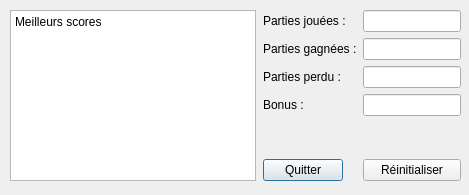
<?xml version="1.0" encoding="UTF-8"?>
<ui version="4.0">
 <class>windowstatistics</class>
 <widget class="QDialog" name="windowstatistics">
  <property name="geometry">
   <rect>
    <x>0</x>
    <y>0</y>
    <width>469</width>
    <height>195</height>
   </rect>
  </property>
  <property name="windowTitle">
   <string>stat</string>
  </property>
  <widget class="QWidget" name="horizontalLayoutWidget">
   <property name="geometry">
    <rect>
     <x>10</x>
     <y>10</y>
     <width>451</width>
     <height>171</height>
    </rect>
   </property>
   <layout class="QHBoxLayout" name="horizontalLayout_1">
    <item>
     <widget class="QPlainTextEdit" name="affichage_1">
      <property name="readOnly">
       <bool>true</bool>
      </property>
      <property name="plainText">
       <string>Meilleurs scores</string>
      </property>
     </widget>
    </item>
    <item>
     <spacer name="horizontalSpacer">
      <property name="orientation">
       <enum>Qt::Horizontal</enum>
      </property>
      <property name="sizeHint" stdset="0">
       <size>
        <width>10</width>
        <height>10</height>
       </size>
      </property>
     </spacer>
    </item>
    <item>
     <layout class="QFormLayout" name="formLayout_1">
      <property name="fieldGrowthPolicy">
       <enum>QFormLayout::AllNonFixedFieldsGrow</enum>
      </property>
      <item row="0" column="0">
       <layout class="QVBoxLayout" name="verticalLayout_1">
        <item>
         <widget class="QLabel" name="label_1">
          <property name="text">
           <string>Parties jouées :</string>
          </property>
          <property name="alignment">
           <set>Qt::AlignLeading|Qt::AlignLeft|Qt::AlignVCenter</set>
          </property>
         </widget>
        </item>
        <item>
         <widget class="QLabel" name="label_2">
          <property name="text">
           <string>Parties gagnées :</string>
          </property>
          <property name="alignment">
           <set>Qt::AlignLeading|Qt::AlignLeft|Qt::AlignVCenter</set>
          </property>
         </widget>
        </item>
        <item>
         <widget class="QLabel" name="label_3">
          <property name="text">
           <string>Parties perdu :</string>
          </property>
          <property name="alignment">
           <set>Qt::AlignLeading|Qt::AlignLeft|Qt::AlignVCenter</set>
          </property>
         </widget>
        </item>
        <item>
         <widget class="QLabel" name="label_4">
          <property name="text">
           <string>Bonus :</string>
          </property>
          <property name="alignment">
           <set>Qt::AlignLeading|Qt::AlignLeft|Qt::AlignVCenter</set>
          </property>
         </widget>
        </item>
       </layout>
      </item>
      <item row="0" column="1">
       <layout class="QVBoxLayout" name="verticalLayout_2">
        <item>
         <widget class="QLineEdit" name="lineEdit_3">
          <property name="readOnly">
           <bool>true</bool>
          </property>
         </widget>
        </item>
        <item>
         <widget class="QLineEdit" name="lineEdit_1">
          <property name="readOnly">
           <bool>true</bool>
          </property>
         </widget>
        </item>
        <item>
         <widget class="QLineEdit" name="lineEdit_4">
          <property name="readOnly">
           <bool>true</bool>
          </property>
         </widget>
        </item>
        <item>
         <widget class="QLineEdit" name="lineEdit_2">
          <property name="readOnly">
           <bool>true</bool>
          </property>
         </widget>
        </item>
       </layout>
      </item>
      <item row="2" column="0">
       <widget class="QPushButton" name="btQuitter">
        <property name="text">
         <string>Quitter</string>
        </property>
       </widget>
      </item>
      <item row="2" column="1">
       <widget class="QPushButton" name="btReset">
        <property name="text">
         <string>Réinitialiser</string>
        </property>
       </widget>
      </item>
      <item row="1" column="0" colspan="2">
       <spacer name="verticalSpacer">
        <property name="orientation">
         <enum>Qt::Vertical</enum>
        </property>
        <property name="sizeHint" stdset="0">
         <size>
          <width>20</width>
          <height>10</height>
         </size>
        </property>
       </spacer>
      </item>
     </layout>
    </item>
   </layout>
  </widget>
 </widget>
 <resources/>
 <connections/>
</ui>
